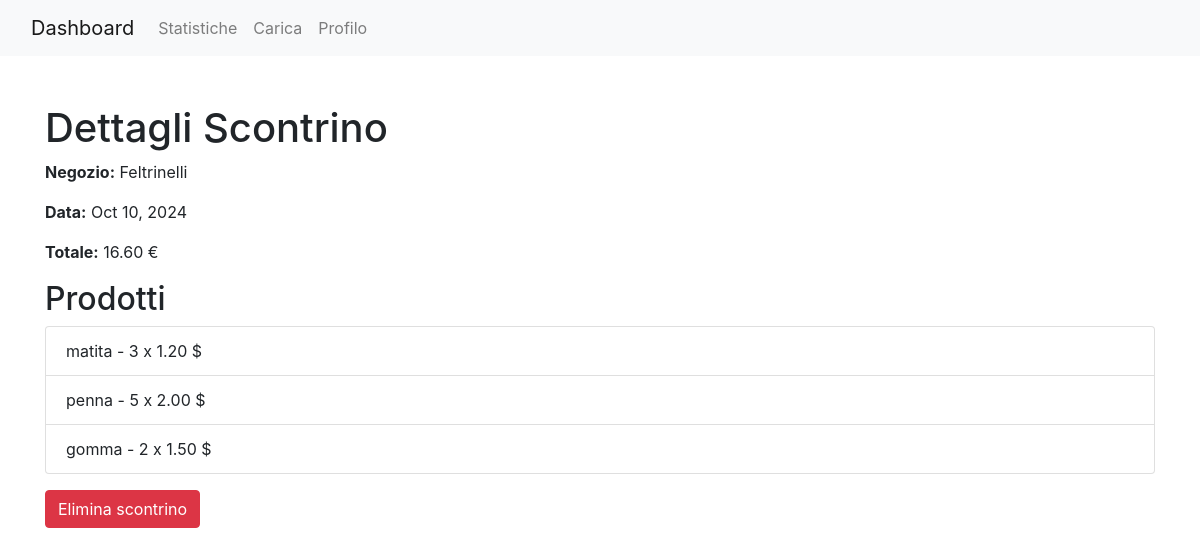
Page /scontrini/dettagli/33/ (signed in) on the committed database.
### scontrini/models.py (models this page shows, shortened)
class Scontrino(models.Model):
    utente = models.ForeignKey(User, on_delete=models.CASCADE)
    negozio = models.ForeignKey(Negozio, on_delete=models.CASCADE)
    data = models.DateTimeField()
    totale = models.DecimalField(
        max_digits=10, decimal_places=2, default=0.00)  # Aggiungi questo campo
    class Meta:
        verbose_name_plural = 'Scontrini'

class Negozio(models.Model):
    nome = models.CharField(max_length=100)
    recensione_media = models.FloatField(null=True, blank=True)
    class Meta:
        verbose_name_plural = 'Negozi'

class ListaProdotti(models.Model):
    scontrino = models.ForeignKey(
        Scontrino, on_delete=models.CASCADE, related_name='prodotti')
    prodotto = models.ForeignKey(Prodotto, on_delete=models.CASCADE)
    quantita = models.IntegerField()
    prezzo_unitario = models.DecimalField(max_digits=6, decimal_places=2)
    class Meta:
        verbose_name_plural = 'ListaProdotti'

class Prodotto(models.Model):
    nome = models.CharField(max_length=100)
    class Meta:
        verbose_name_plural = 'Prodotti'

### scontrini/views.py (the view)
@login_required
def dettagli_scontrino(request, scontrino_id):
    scontrino = get_object_or_404(
        Scontrino, id=scontrino_id, utente=request.user)
    prodotti = scontrino.prodotti.all()
    return render(request, 'scontrini/dettagli_scontrino.html', {'scontrino': scontrino, 'prodotti': prodotti})

### scontrini/templates/scontrini/dettagli_scontrino.html (shortened to what this page needs)
{% extends 'scontrini/base.html' %}
{% block content %}
<div class="container mt-5">
    <h1>Dettagli Scontrino</h1>
    <p><strong>Negozio:</strong> {{ scontrino.negozio.nome }}</p>
    <p><strong>Data:</strong> {{ scontrino.data|date:"M d, Y" }}</p>
    <p><strong>Totale:</strong> {{ scontrino.totale }} €</p>
    <h2>Prodotti</h2>
    <ul class="list-group">
        {% for prodotto in prodotti %}
        <li class="list-group-item">{{ prodotto.prodotto.nome }} - {{ prodotto.quantita }} x {{ prodotto.prezzo_unitario }} $</li>
        {% endfor %}
    </ul>
    <button class="btn btn-danger mt-3" data-toggle="modal" data-target="#deleteModal">Elimina scontrino</button>
</div>
{% endblock %}

### rows in the picture
Scontrino: negozio.nome "Feltrinelli", data "Oct 10, 2024", totale "16.60"
ListaProdotti: prodotto.nome "matita", quantita "3", prezzo_unitario "1.20"
ListaProdotti: prodotto.nome "penna", quantita "5", prezzo_unitario "2.00"
ListaProdotti: prodotto.nome "gomma", quantita "2", prezzo_unitario "1.50"
